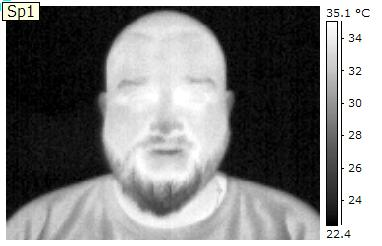
#> input picture Resources/Photos/GREY/41.jpg, 382 x 246 px, found by its file name
$ python select_cascade.py
#> lines starting #> are read from the running program, lines starting #| are printed output that depends on the picture; after the words box and inside, x2 and y2 are one past the last pixel; in counts of white or black regions, pixels touching at a corner belong together
import cv2 as cv

img = cv.imread('Resources/Photos/RAINBOW/41.jpg')
#> img is the input picture: shape (246, 382, 3); mean B, G, R 130.7, 130.9, 130.8
cv.imshow('Twarze', img)

gray = cv.cvtColor(img, cv.COLOR_BGR2GRAY)

kaskady = ['haar_face.xml', 'haarcascade_frontalcatface.xml', 'haarcascade_frontalcatface_extended.xml', 'haarcascade_frontalface_alt.xml', 'haarcascade_frontalface_alt2.xml', 'haarcascade_frontalface_alt2_1.xml', 'haarcascade_frontalface_alt_tree.xml', 'haarcascade_frontalface_default.xml', 'haarcascade_profileface.xml']
wykryte = img

for i in range(len(kaskady)):
    haar_cascade = cv.CascadeClassifier(kaskady[i])
    faces_rect = haar_cascade.detectMultiScale(img, scaleFactor=1.05, minNeighbors=4)
    for (x, y, w, h) in faces_rect:
        cv.rectangle(wykryte, (x, y), (x + w, y + w), (0, 0, 255), 2)
        cv.imshow('Wykryto', wykryte)
    print('Liczba znalezionych twarzy :', len(faces_rect), 'kaskada', kaskady[i])
    wykryte = img
    cv.imshow('w petli', wykryte)
    cv.waitKey(0)
#> this loop made 9 passes
#> faces_rect on passes 1, 2, 4, 5, 6, 8: [[83, 18, 162, 162]], [[138, 106, 56, 56]], [[86, 18, 163, 163]], [[85, 20, 162, 162]], [[84, 20, 162, 162]], [[71, 18, 184, 184]]
#| Liczba znalezionych twarzy : 1 kaskada haar_face.xml
#| Liczba znalezionych twarzy : 1 kaskada haarcascade_frontalcatface.xml
#| Liczba znalezionych twarzy : 0 kaskada haarcascade_frontalcatface_extended.xml
#| Liczba znalezionych twarzy : 1 kaskada haarcascade_frontalface_alt.xml
#| Liczba znalezionych twarzy : 1 kaskada haarcascade_frontalface_alt2.xml
#| Liczba znalezionych twarzy : 1 kaskada haarcascade_frontalface_alt2_1.xml
#| Liczba znalezionych twarzy : 0 kaskada haarcascade_frontalface_alt_tree.xml
#| Liczba znalezionych twarzy : 1 kaskada haarcascade_frontalface_default.xml
#> (further printed lines are left out)
#> pass 1, `cv.imshow('Wykryto', wykryte)`:
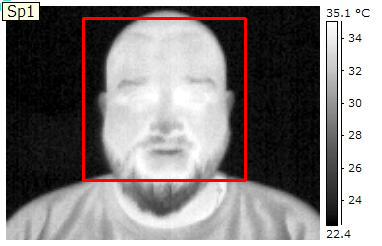
#> window 'Wykryto': shape (246, 382, 3); mean B, G, R 129.3, 129.5, 134.6
#> pass 2, `cv.imshow('Wykryto', wykryte)`:
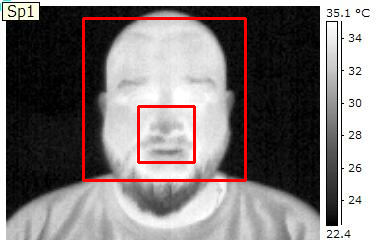
#> window 'Wykryto': shape (246, 382, 3); mean B, G, R 127.6, 127.8, 134.8
#> after the loop:
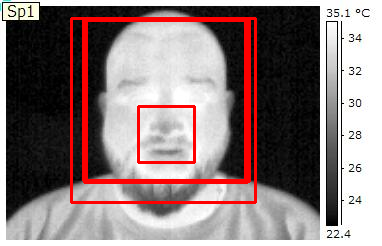
#> img: shape (246, 382, 3); 6.48% of pixels changed, all inside (x1, y1, x2, y2) = (70, 17, 257, 204)

cv.waitKey(0)

$ run again, with Resources/Photos/GREY/35.jpg copied over Resources/Photos/GREY/41.jpg
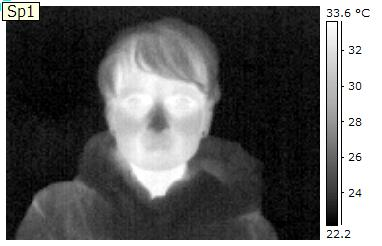
#> input picture Resources/Photos/GREY/35.jpg, 382 x 246 px, found by its file name
#> img is the input picture: shape (246, 382, 3); mean B, G, R 99.7, 99.8, 99.8
#> the loop `for i in range(len(kaskady)):` made 9 passes
#> faces_rect on passes 1, 8: [[81, 15, 149, 149]], [[95, 72, 124, 124], [83, 19, 145, 145]]
#> (printed output is left out)
#> pass 1, `cv.imshow('Wykryto', wykryte)`:
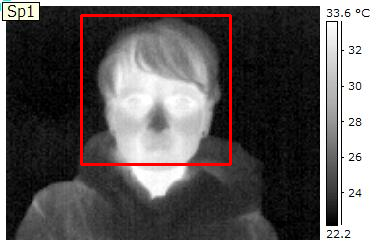
#> window 'Wykryto': shape (246, 382, 3); mean B, G, R 98.7, 98.9, 103.6
#> after the loop `for i in range(len(kaskady)):`:
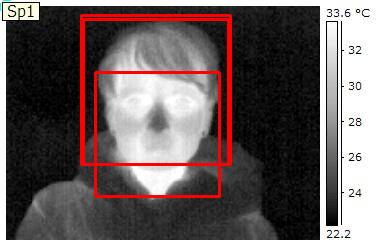
#> img: shape (246, 382, 3); 4.53% of pixels changed, all inside (x1, y1, x2, y2) = (80, 14, 232, 198)
